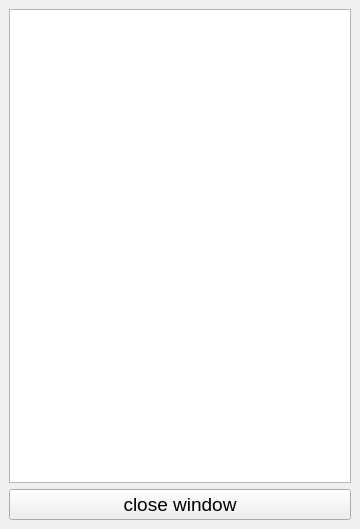
<?xml version="1.0" encoding="UTF-8"?>
<ui version="4.0">
 <class>MainWindow</class>
 <widget class="QMainWindow" name="MainWindow">
  <property name="geometry">
   <rect>
    <x>0</x>
    <y>0</y>
    <width>360</width>
    <height>529</height>
   </rect>
  </property>
  <property name="minimumSize">
   <size>
    <width>360</width>
    <height>162</height>
   </size>
  </property>
  <property name="maximumSize">
   <size>
    <width>900</width>
    <height>800</height>
   </size>
  </property>
  <property name="font">
   <font>
    <pointsize>14</pointsize>
   </font>
  </property>
  <property name="windowTitle">
   <string>logs</string>
  </property>
  <widget class="QWidget" name="centralwidget">
   <layout class="QGridLayout" name="gridLayout">
    <item row="0" column="0">
     <widget class="QPlainTextEdit" name="logs">
      <property name="maximumSize">
       <size>
        <width>900</width>
        <height>800</height>
       </size>
      </property>
      <property name="font">
       <font>
        <pointsize>14</pointsize>
       </font>
      </property>
     </widget>
    </item>
    <item row="1" column="0">
     <widget class="QPushButton" name="close_button">
      <property name="maximumSize">
       <size>
        <width>900</width>
        <height>800</height>
       </size>
      </property>
      <property name="font">
       <font>
        <pointsize>14</pointsize>
       </font>
      </property>
      <property name="text">
       <string>close window</string>
      </property>
     </widget>
    </item>
   </layout>
  </widget>
 </widget>
 <resources/>
 <connections/>
</ui>
